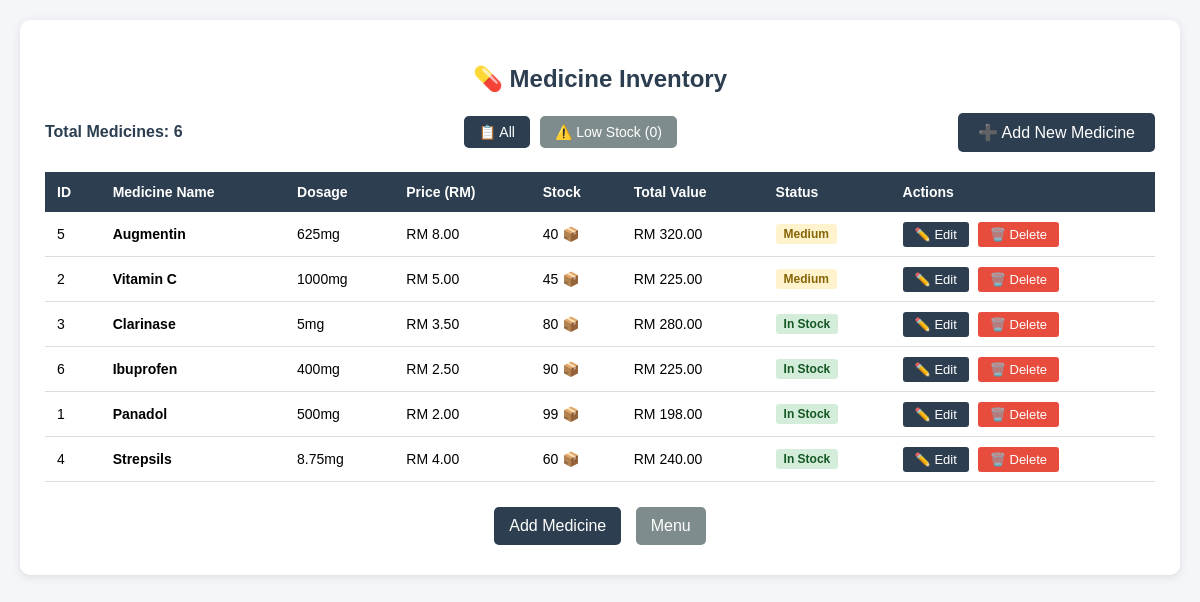
The page /medicine/view_medicine.php on the database its author committed.
### tables this page shows
CREATE TABLE `medicine` (
  `medicine_id` int NOT NULL,
  `medicine_name` varchar(100) NOT NULL,
  `dosage` varchar(50) DEFAULT NULL,
  `unit_price` decimal(8,2) NOT NULL DEFAULT '0.00',
  `stock_quantity` int NOT NULL DEFAULT '0',
  `created_at` timestamp NULL DEFAULT CURRENT_TIMESTAMP
);

### medicine/view_medicine.php (the view, shortened to what this page needs)
<?php
include '../config/database.php';
$total_medicines = mysqli_fetch_assoc(mysqli_query($conn, "SELECT COUNT(*) as total FROM medicine"))['total'];
$low_stock_count = mysqli_fetch_assoc(mysqli_query($conn, "SELECT COUNT(*) as total FROM medicine WHERE stock_quantity <= 10"))['total'];
$medicines = mysqli_query($conn, "
    SELECT *,
           (unit_price * stock_quantity) as total_value
    FROM medicine
    ORDER BY
        CASE
            WHEN stock_quantity <= 10 THEN 0
            WHEN stock_quantity <= 50 THEN 1
            ELSE 2
        END,
        medicine_name
");
$filter = isset($_GET['filter']) ? $_GET['filter'] : 'all';
?>
<!DOCTYPE html>
<html>
<head>
</head>
<body>
<div class="container">
    <h2>💊 Medicine Inventory</h2>
    <div class="header-actions">
        <span class="total-items"><strong>Total Medicines:</strong> <?php echo $total_medicines; ?></span>
        <div class="filter-buttons">
            <a href="view_medicine.php" class="btn-filter <?php echo $filter == 'all' ? 'active' : ''; ?>">📋 All</a>
            <a href="view_medicine.php?filter=low" class="btn-filter <?php echo $filter == 'low' ? 'active' : ''; ?>">⚠️ Low Stock (<?php echo $low_stock_count; ?>)</a>
        </div>
        <a href="add_medicine.php" class="btn-add">➕ Add New Medicine</a>
    </div>
    <table>
        <thead><tr><th>ID</th><th>Medicine Name</th><th>Dosage</th><th>Price (RM)</th><th>Stock</th><th>Total Value</th><th>Status</th><th>Actions</th></tr></thead>
        <tbody>
            <?php if (mysqli_num_rows($medicines) > 0) { ?>
                <?php while ($row = mysqli_fetch_assoc($medicines)) {
                    $qty = (int)$row['stock_quantity'];
                    $total_value = $row['unit_price'] * $qty;
                    if ($qty <= 0) {
                        $stock_badge = 'badge-stock out';
                        $stock_status = 'Out of Stock';
                    } elseif ($qty <= 10) {
                        $stock_badge = 'badge-stock low';
                        $stock_status = 'Low Stock';
                    } elseif ($qty <= 50) {
                        $stock_badge = 'badge-stock medium';
                        $stock_status = 'Medium';
                    } else {
                        $stock_badge = 'badge-stock high';
                        $stock_status = 'In Stock';
                    }
                ?>
                    <tr>
                        <td><?php echo $row['medicine_id']; ?></td>
                        <td><strong><?php echo htmlspecialchars($row['medicine_name']); ?></strong></td>
                        <td><?php echo htmlspecialchars($row['dosage'] ?? '-'); ?></td>
                        <td>RM <?php echo number_format((float)$row['unit_price'], 2); ?></td>
                        <td><?php echo $qty; ?> <?php echo $qty <= 0 ? '🚫' : '📦'; ?></td>
                        <td>RM <?php echo number_format($total_value, 2); ?></td>
                        <td><span class="<?php echo $stock_badge; ?>"><?php echo $stock_status; ?></span></td>
                        <td>
                            <a href="edit_medicine.php?id=<?php echo $row['medicine_id']; ?>" class="btn-edit">✏️ Edit</a>
                            <a href="view_medicine.php?delete=<?php echo $row['medicine_id']; ?>" class="btn-delete" onclick="return confirm('Are you sure you want to delete this medicine?')">🗑️ Delete</a>
                        </td>
                    </tr>
                <?php } ?>
            <?php } else { ?>
                <tr><td colspan="8" class="no-data"><?php echo $filter == 'low' ? 'No medicines with low stock found.' : 'No medicines found. <a href="add_medicine.php">Add your first medicine</a>'; ?></td></tr>
            <?php } ?>
        </tbody>
    </table>
    <div class="back-container">
        <a href="add_medicine.php" class="back back1">Add Medicine</a>
        <a href="../index.php" class="back back2">Menu</a>
    </div>
</div>
</body>
</html>

### medicine/view_medicine.php (style rules this page uses)
body { font-family: Arial; background: #f4f6f9; margin: 0; padding: 20px; }
.container { max-width: 1200px; margin: 0 auto; background: white; padding: 25px; border-radius: 10px; box-shadow: 0 2px 10px rgba(0,0,0,0.1); }
h2 { text-align: center; color: #2c3e50; margin-bottom: 20px; }
.header-actions { display: flex; justify-content: space-between; align-items: center; margin-bottom: 20px; flex-wrap: wrap; gap: 10px; }
.btn-add { padding: 10px 20px; background: #2c3e50; color: white; text-decoration: none; border-radius: 5px; }
.filter-buttons { display: flex; gap: 10px; flex-wrap: wrap; }
.btn-filter { padding: 8px 15px; background: #7f8c8d; color: white; text-decoration: none; border-radius: 5px; font-size: 14px; }
.btn-filter.active { background: #2c3e50; }
table { width: 100%; border-collapse: collapse; }
th { background: #2c3e50; color: white; padding: 12px; text-align: left; font-size: 14px; }
td { padding: 12px; border-bottom: 1px solid #ddd; font-size: 14px; }
.btn-edit { padding: 5px 12px; background: #2c3e50; color: white; text-decoration: none; border-radius: 3px; margin-right: 5px; font-size: 13px; }
.btn-delete { padding: 5px 12px; background: #e74c3c; color: white; text-decoration: none; border-radius: 3px; font-size: 13px; }
.back-container { text-align: center; margin-top: 20px; }
.back { display: inline-block; padding: 10px 15px; margin: 5px; text-decoration: none; border-radius: 5px; color: white; }
.back1 { background: #2c3e50; }
.back2 { background: #7f8c8d; }
.total-items { color: #2c3e50; font-weight: bold; }
.badge-stock { display: inline-block; padding: 3px 8px; border-radius: 3px; font-size: 12px; font-weight: bold; }
.badge-stock.medium { background: #fff3cd; color: #856404; }
.badge-stock.high { background: #d4edda; color: #155724; }

### rows shown on the page
medicine: medicine_id "5", medicine_name "Augmentin", dosage "625mg", unit_price "8.00", stock_quantity "40", total_value "320.00", stock_quantity "Medium"
medicine: medicine_id "2", medicine_name "Vitamin C", dosage "1000mg", unit_price "5.00", stock_quantity "45", total_value "225.00", stock_quantity "Medium"
medicine: medicine_id "3", medicine_name "Clarinase", dosage "5mg", unit_price "3.50", stock_quantity "80", total_value "280.00", stock_quantity "In Stock"
medicine: medicine_id "6", medicine_name "Ibuprofen", dosage "400mg", unit_price "2.50", stock_quantity "90", total_value "225.00", stock_quantity "In Stock"
medicine: medicine_id "1", medicine_name "Panadol", dosage "500mg", unit_price "2.00", stock_quantity "99", total_value "198.00", stock_quantity "In Stock"
medicine: medicine_id "4", medicine_name "Strepsils", dosage "8.75mg", unit_price "4.00", stock_quantity "60", total_value "240.00", stock_quantity "In Stock"

### other values the page prints
$total_medicines "6"
$low_stock_count "0"
